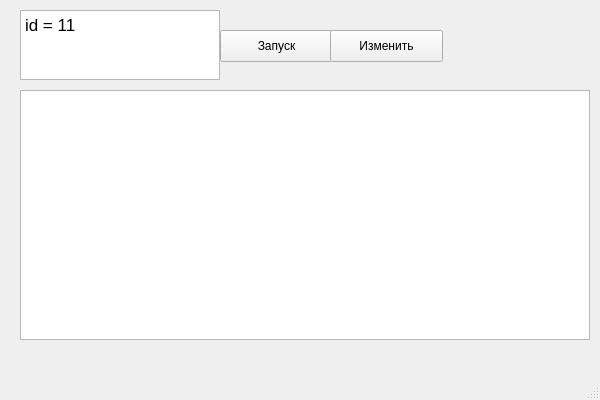
<?xml version="1.0" encoding="UTF-8"?>
<ui version="4.0">
 <class>MainWindow</class>
 <widget class="QMainWindow" name="MainWindow">
  <property name="geometry">
   <rect>
    <x>0</x>
    <y>0</y>
    <width>600</width>
    <height>400</height>
   </rect>
  </property>
  <property name="windowTitle">
   <string>Генерация фильмов</string>
  </property>
  <widget class="QWidget" name="centralwidget">
   <widget class="QPushButton" name="pushButton">
    <property name="geometry">
     <rect>
      <x>220</x>
      <y>30</y>
      <width>113</width>
      <height>32</height>
     </rect>
    </property>
    <property name="text">
     <string>Запуск</string>
    </property>
   </widget>
   <widget class="QPushButton" name="pushButton_2">
    <property name="geometry">
     <rect>
      <x>330</x>
      <y>30</y>
      <width>113</width>
      <height>32</height>
     </rect>
    </property>
    <property name="text">
     <string>Изменить</string>
    </property>
   </widget>
   <widget class="QTableWidget" name="tableWidget">
    <property name="geometry">
     <rect>
      <x>20</x>
      <y>90</y>
      <width>570</width>
      <height>250</height>
     </rect>
    </property>
   </widget>
   <widget class="QTextEdit" name="textEdit">
    <property name="geometry">
     <rect>
      <x>20</x>
      <y>10</y>
      <width>200</width>
      <height>70</height>
     </rect>
    </property>
    <property name="html">
     <string>&lt;!DOCTYPE HTML PUBLIC &quot;-//W3C//DTD HTML 4.0//EN&quot; &quot;http://www.w3.org/TR/REC-html40/strict.dtd&quot;&gt;
&lt;html&gt;&lt;head&gt;&lt;meta name=&quot;qrichtext&quot; content=&quot;1&quot; /&gt;&lt;style type=&quot;text/css&quot;&gt;
p, li { white-space: pre-wrap; }
&lt;/style&gt;&lt;/head&gt;&lt;body style=&quot; font-family:'.AppleSystemUIFont'; font-size:13pt; font-weight:400; font-style:normal;&quot;&gt;
&lt;p style=&quot; margin-top:0px; margin-bottom:0px; margin-left:0px; margin-right:0px; -qt-block-indent:0; text-indent:0px;&quot;&gt;id = 11&lt;/p&gt;&lt;/body&gt;&lt;/html&gt;</string>
    </property>
   </widget>
  </widget>
  <widget class="QMenuBar" name="menubar">
   <property name="geometry">
    <rect>
     <x>0</x>
     <y>0</y>
     <width>600</width>
     <height>24</height>
    </rect>
   </property>
  </widget>
  <widget class="QStatusBar" name="statusbar"/>
 </widget>
 <resources/>
 <connections/>
</ui>
